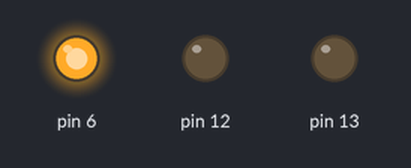
A sketch run on a simulated Arduino Uno, built with avr-gcc and run on an emulated ATmega328P. Parts: output pins drawn as LEDs (lit = HIGH).

Above: at 2.5 s.
At 6.0 s:
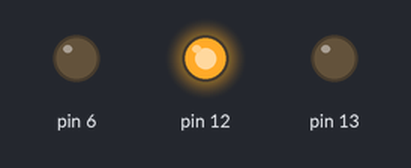
At 9.5 s:
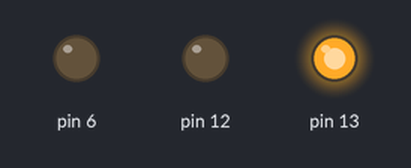
Timing chart, 0 to 15.6 s (numbered marks = the images above):
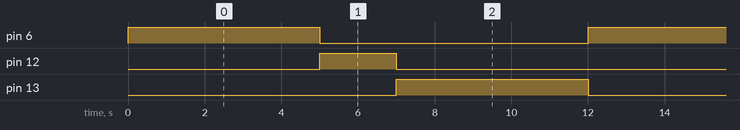

The sketch:

code.ino
```cpp
// C++ code
//
void setup()
{
  pinMode(6, OUTPUT);
  pinMode(12,OUTPUT);
  pinMode(13,OUTPUT);
}

void loop()
{
  digitalWrite(6, HIGH);
  delay(5000); // Wait for 1000 millisecond(s)
  digitalWrite(6, LOW);
  digitalWrite(12, HIGH);
  delay(2000); // Wait for 1000 millisecond(s)
  digitalWrite(12, LOW);
  digitalWrite(13, HIGH);
  delay(5000);
  digitalWrite(13, LOW);
}
```

Measured:
- by itself, pin 6, pin 13: alternates HIGH for 5.0 s and LOW for 7.0 s
- by itself, pin 12: alternates HIGH for 2.0 s and LOW for 10.0 s
- by itself, everything shown: repeats every 12.0 s, in 4 steps
